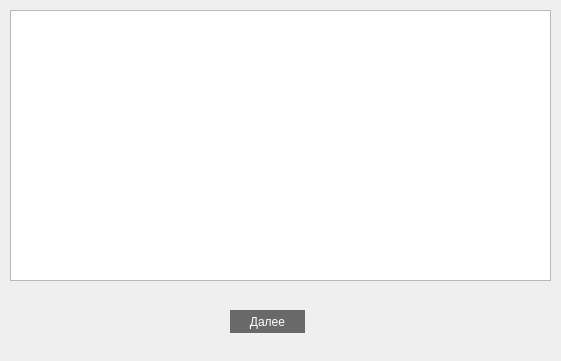
<?xml version="1.0" encoding="UTF-8"?>
<ui version="4.0">
 <class>PostPreprocessor</class>
 <widget class="QDialog" name="PostPreprocessor">
  <property name="geometry">
   <rect>
    <x>0</x>
    <y>0</y>
    <width>561</width>
    <height>361</height>
   </rect>
  </property>
  <property name="windowTitle">
   <string>Dialog</string>
  </property>
  <widget class="QTableView" name="tableView">
   <property name="geometry">
    <rect>
     <x>10</x>
     <y>10</y>
     <width>541</width>
     <height>271</height>
    </rect>
   </property>
  </widget>
  <widget class="QPushButton" name="pushButton">
   <property name="geometry">
    <rect>
     <x>230</x>
     <y>310</y>
     <width>75</width>
     <height>23</height>
    </rect>
   </property>
   <property name="styleSheet">
    <string notr="true"> font: 12pt &quot;Times New Roman&quot;;
 color:white;
background: #696969;;
border: 2px solid #696969;
border-radius: 12px; /* Радиус закругленых углов кнопки */</string>
   </property>
   <property name="text">
    <string>Далее</string>
   </property>
  </widget>
 </widget>
 <resources/>
 <connections/>
</ui>
